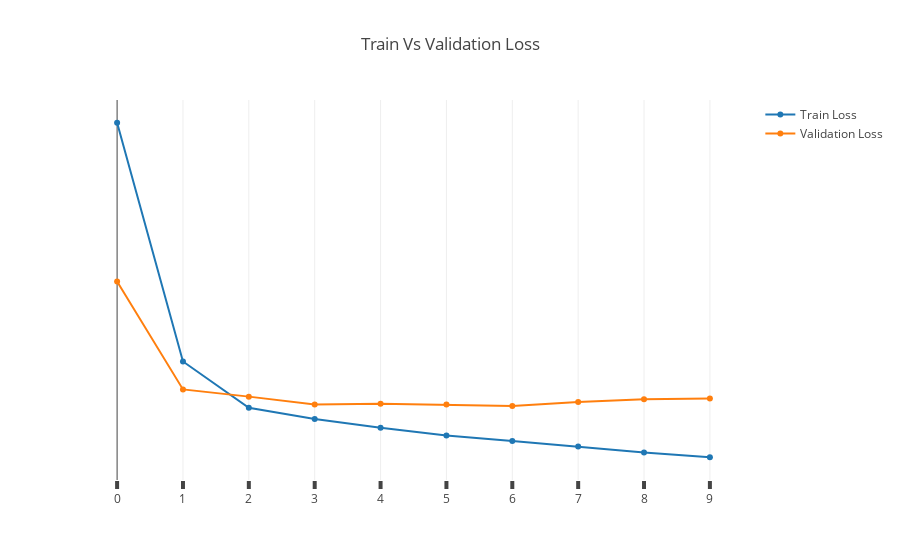

Notebook cell for this chart:
### Code cell
x1 = np.arange(0,11,1)
y1 = history2.history["loss"]
name1 = "Train Loss"

x2 = np.arange(0,11,1)
y2 = history2.history["val_loss"]
name2 = "Validation Loss"

plot_graph.trace(x1, y1, name1, x2, y2, name2, "Train Vs Validation Loss")

### Figure 1 — Plotly figure (JSON) as saved in the notebook; plotly's stock layout.template omitted (floating-point values rounded to 4 significant figures)
{"data": [{"name": "Train Loss", "type": "scatter", "uid": "c2ddd24c-f311-11e8-af21-2089841a8cd2", "x": [0, 1, 2, 3, 4, 5, 6, 7, 8, 9, 10], "y": [0.1933, 0.09163, 0.07192, 0.06716, 0.0634, 0.06014, 0.05779, 0.05542, 0.05287, 0.05086]}, {"name": "Validation Loss", "type": "scatter", "uid": "c2ddd24d-f311-11e8-b47c-2089841a8cd2", "x": [0, 1, 2, 3, 4, 5, 6, 7, 8, 9, 10], "y": [0.1257, 0.07975, 0.07667, 0.07334, 0.07364, 0.07333, 0.07271, 0.07437, 0.07554, 0.07592]}], "layout": {"title": "Train Vs Validation Loss", "xaxis": {"dtick": 1, "tick0": 0, "ticklen": 8, "tickmode": "linear", "ticks": "outside", "tickwidth": 4}, "yaxis": {"dtick": 1, "tick0": 0, "ticklen": 8, "tickmode": "linear", "ticks": "outside", "tickwidth": 4}}}
